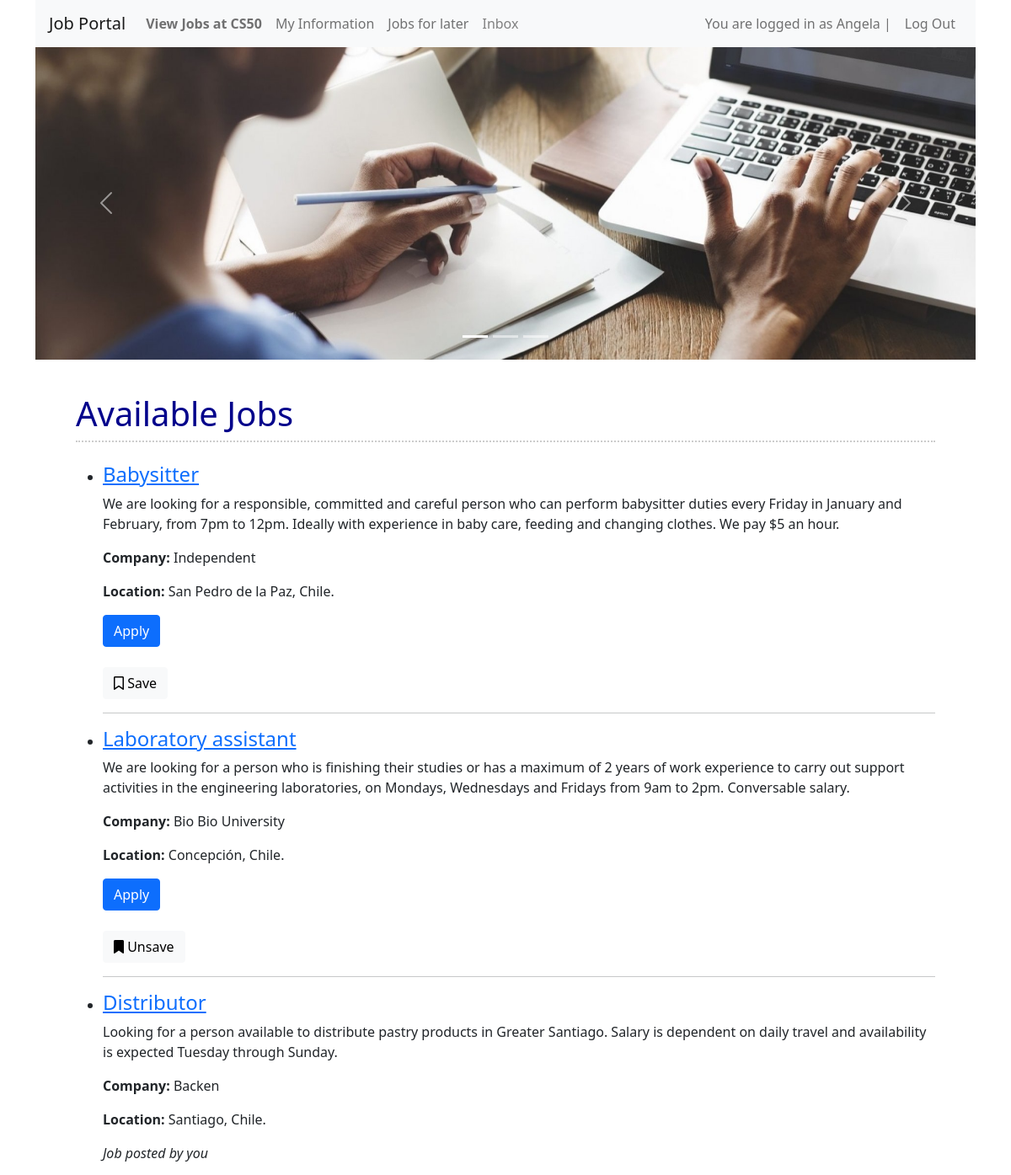
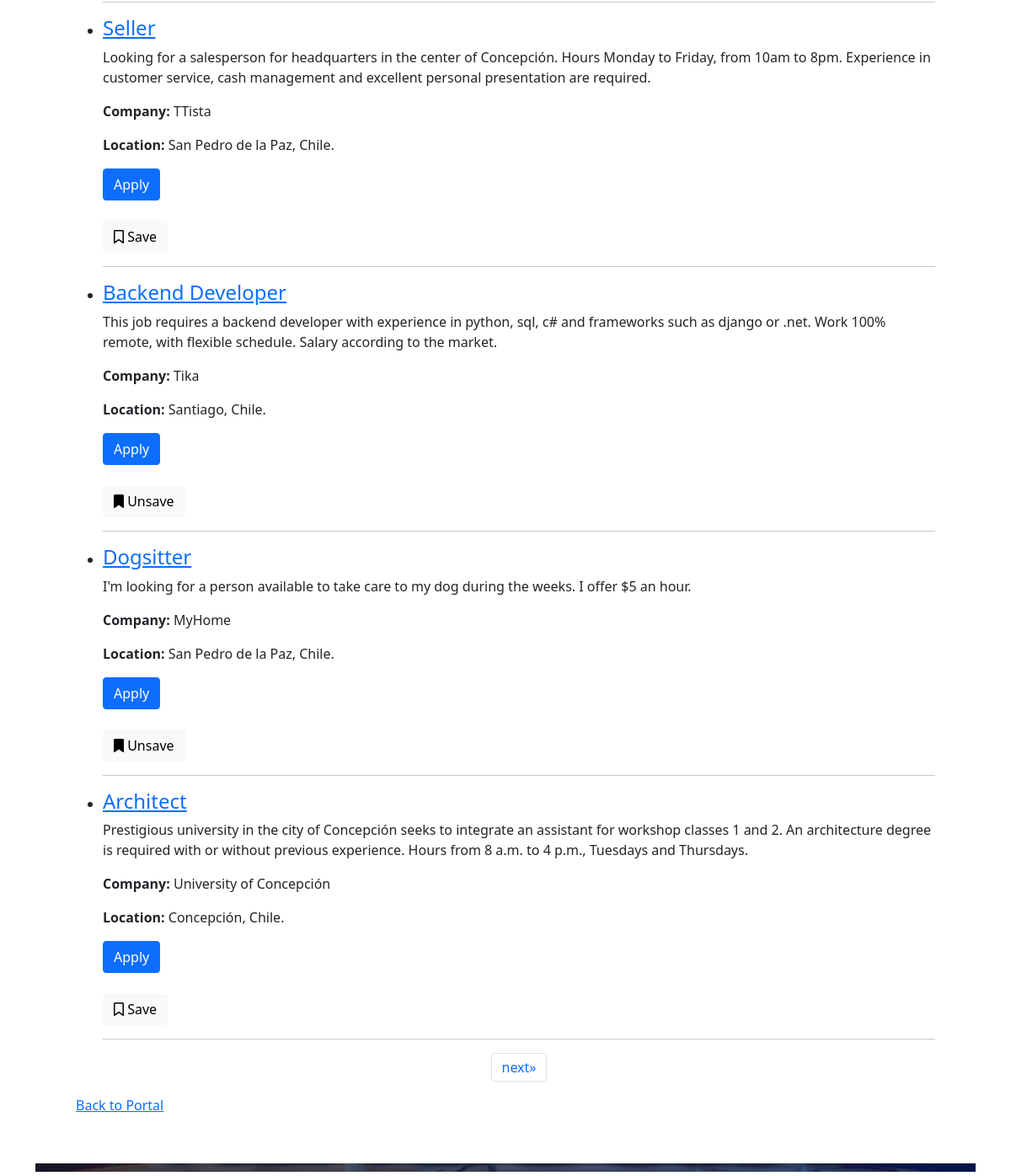
/search_jobs (signed in), run on the app's committed database (2 pictures, top to bottom).
### joboffers/models.py (models this page shows, shortened)
class User(AbstractUser):
    pass

class Offer_job(models.Model):
    STATUS_CHOICES = [
        ('available', 'Available'),
        ('filled', 'Filled'),
    ]
    title = models.CharField(max_length=1000, default="")
    company_name = models.CharField(max_length=1000, default="Reserved")
    company_data = models.CharField(max_length=1000, default="")
    job_description = models.CharField(max_length=1000, default="")
    category = models.CharField(max_length=140, default="")
    location =models.CharField(max_length=1000, default="")
    status = models.CharField(max_length=20, choices=STATUS_CHOICES, default='available')
    saved_by = models.ManyToManyField(User, related_name='saved_jobs', blank=True)
    created_by = models.ForeignKey(User, on_delete=models.CASCADE, related_name='created_jobs', null=True, blank=True)
    posted_by = models.ForeignKey(User, on_delete=models.CASCADE, related_name='posted_jobs', null=True, blank=True)

### joboffers/views.py (the view)
# urls.py: path("search_jobs", views.search_jobs, name="search_jobs"),
@login_required
def search_jobs(request):
    jobs = Offer_job.objects.filter(status='available').order_by('id').reverse()
    user_applied_jobs = Application.objects.filter(user=request.user).values('job')
    applied_jobs = jobs.exclude(id__in=user_applied_jobs)
    paginator = Paginator(applied_jobs, 7)  # Show 7 jobs per page
    page = request.GET.get('page')
    try:
        jobs_page = paginator.page(page)
    except PageNotAnInteger:
        jobs_page = paginator.page(1)
    except EmptyPage:
        jobs_page = paginator.page(paginator.num_pages)
    return render(request, 'joboffers/search_jobs.html', {
        'jobs': jobs_page,
    })
    return render(request, 'joboffers/search_jobs.html', {
        'jobs': applied_jobs,
    })

### joboffers/templates/joboffers/search_jobs.html (shortened to what this page needs)
{% extends "joboffers/layout.html" %}
{% block body %}
    <div class="my-3 mx-5" style="align-items: center;">
        {% if user.is_authenticated %}
            <h1>Available Jobs</h1>
            <div style="border-top: 2px dotted #ccc"></div><br>
            {% if jobs %}
                <ul>
                {% for job in jobs %}
                    <div>
                        <li>
                            {% if job in applied_jobs %}
                                <p>You have already applied for this job.</p>
                            {% else %}
                                <h4><a href="{% url 'job_detail' job.id %}">{{ job.title }}</a></h4>
                                <p>{{ job.job_description }}</p>
                                <p><strong>Company:</strong> {{ job.company_name }}</p>
                                <p><strong>Location:</strong> {{ job.location }}</p>
                                {% if job.created_by != request.user %}
                                    <form action="{% url 'step1' job.id %}" method="post">
                                        <button type="submit" class="btn btn-primary">Apply</button>
                                    </form>
                                    <br>
                                    <button id="save-job-btn-{{ job.id }}" data-job-id="{{ job.id }}" class="btn btn-light">
                                        {% if request.user in job.saved_by.all %}
                                            <i class="fas fa-bookmark"></i> Unsave
                                        {% else %}
                                            <i class="far fa-bookmark"></i> Save
                                        {% endif %}
                                    </button>
                                {% endif %}
                                {% if job.created_by == request.user %}
                                    <p><i>Job posted by you</i></p>
                                {% endif %}
                            {% endif %}
                        </li>
                        <hr>
                    </div>
                {% endfor %}
                    <nav aria-label="Page navigation example">
                        <ul class="pagination d-flex justify-content-center">
                            {% if jobs.has_next %}
                                <li class="page-item"><a class="page-link" href="?page={{ jobs.next_page_number }}">next&raquo;</a></li>
                            {% endif %}
                    </nav>
                </div>
            {% else %}
                <p>No jobs available at the moment.</p>
                <hr>
            {% endif %}
        {% endif %}
        <a class="my-3 mx-5" href="{% url 'index' %}">Back to Portal</a>
    </div>
    <br>
{% endblock %}

### joboffers/templates/joboffers/layout.html (shortened to what this page needs)
{% load static %}
<!DOCTYPE html>
<html lang="en">
<head>
    <link rel="stylesheet" href="https://stackpath.bootstrapcdn.com/bootstrap/4.4.1/css/bootstrap.min.css">
    <link href="{% static 'joboffers/styles.css' %}" rel="stylesheet">
    <link rel="stylesheet" href="https://use.fontawesome.com/releases/v6.4.0/css/all.css">
    <link href="https://cdn.jsdelivr.net/npm/bootstrap@5.1.3/dist/css/bootstrap.min.css" rel="stylesheet">
</head>
<body>
    <div class="container">
            <nav class="navbar navbar-expand-lg navbar-light bg-light">
            <a class="navbar-brand" href="{% url 'index' %}">Job Portal</a>
            <div class="collapse navbar-collapse" id="navbarNav">
                <ul class="navbar-nav mr-auto">
                    {% if user.is_authenticated %}
                        <li class="nav-item">
                            <a class="nav-link" href="{% url 'search_jobs' %}"><strong>View Jobs at CS50</strong></a>
                        </li>
                        <li class="nav-item">
                            <a class="nav-link" href="{% url 'profile' %}">My Information</a>
                        </li>
                        <li class="nav-item">
                            <a class="nav-link" href="{% url 'saved_jobs' %}">Jobs for later</a>
                        </li>
                        <li class="nav-item">
                            {% if unread_messages %}
                                <a class="nav-link" href="{% url 'inbox' %}" style="color: red;">Inbox</a>
                            {% else %}
                                <a class="nav-link" href="{% url 'inbox' %}" style="color: grey;">Inbox</a>
                            {% endif %}
                        </li>
                </ul>
                <div class="navbar-nav ml-auto">
                    <span class="nav-item nav-link">
                        You are logged in as {{ user.username }} |
                    </span>
                    <a class="nav-item nav-link" href="{% url 'logout_view' %}">
                        Log Out
                    </a>
                </div>
                    {% endif %}
            </div>
        </nav>
        <div id="carouselExampleCaptions" class="carousel slide" data-bs-ride="carousel">
            <div class="carousel-indicators">
            <button type="button" data-bs-target="#carouselExampleCaptions" data-bs-slide-to="0" class="active" aria-current="true" aria-label="Slide 1"></button>
            <button type="button" data-bs-target="#carouselExampleCaptions" data-bs-slide-to="1" aria-label="Slide 2"></button>
            <button type="button" data-bs-target="#carouselExampleCaptions" data-bs-slide-to="2" aria-label="Slide 3"></button>
            </div>
            <div class="carousel-inner">
                {% if user.is_authenticated %}
                    <div class="carousel-item active">
                        <img src="{% static 'joboffers/JobSearch2.jpg' %}" class="d-block w-100" alt="firstslide" style="max-height: 400px;">
                        <div class="carousel-caption d-none d-md-block">
                        </div>
                    </div>
                {% endif %}
            </div>
            <button class="carousel-control-prev" type="button" data-bs-target="#carouselExampleCaptions" data-bs-slide="prev">
            <span class="carousel-control-prev-icon" aria-hidden="true"></span>
            </button>
            <button class="carousel-control-next" type="button" data-bs-target="#carouselExampleCaptions" data-bs-slide="next">
            <span class="carousel-control-next-icon" aria-hidden="true"></span>
            </button>
        </div>
        <br>
        <div class="body">
            {% block body %}
            {% endblock %}
        </div>
</body>
<footer>
    <br>
    <div class="container">
        <div class="text-center">
            <img src="{% static 'joboffers/footer3.png' %}" class="img-fluid" alt="footerpic" style="max-height: 10px;">
        </div>
    </div>
</footer>
</html>

### joboffers/static/joboffers/styles.css (style rules this page uses)
body { background-color: #fff; color: #000; font-family: 'Arial', sans-serif; }
h1, h2, h3, h4, h5, h6 { color: darkblue; }
footer img { width: 100%; }
footer { max-width: none; }

### data on the page
User: username "Angela"
Offer_job: title "Babysitter", job_description "We are looking for a responsible, committed and careful person who can perform babysitter duties every Friday in January and February, from 7pm to 12pm. Ideally with experience in baby care, feeding and changing clothes. We pay $5 an hour.", company_name "Independent", location "San Pedro de la Paz, Chile.", shows "Save"
Offer_job: title "Laboratory assistant", job_description "We are looking for a person who is finishing their studies or has a maximum of 2 years of work experience to carry out support activities in the engineering laboratories, on Mondays, Wednesdays and Fridays from 9am to 2pm. Conversable salary.", company_name "Bio Bio University", location "Concepción, Chile.", shows "Unsave"
Offer_job: title "Distributor", job_description "Looking for a person available to distribute pastry products in Greater Santiago. Salary is dependent on daily travel and availability is expected Tuesday through Sunday.", company_name "Backen", location "Santiago, Chile.", shows "Job posted by you"
Offer_job: title "Seller", job_description "Looking for a salesperson for headquarters in the center of Concepción. Hours Monday to Friday, from 10am to 8pm. Experience in customer service, cash management and excellent personal presentation are required.", company_name "TTista", location "San Pedro de la Paz, Chile.", shows "Save"
Offer_job: title "Backend Developer", job_description "This job requires a backend developer with experience in python, sql, c# and frameworks such as django or .net. Work 100% remote, with flexible schedule. Salary according to the market.", company_name "Tika", location "Santiago, Chile.", shows "Unsave"
Offer_job: title "Dogsitter", job_description "I'm looking for a person available to take care to my dog during the weeks. I offer $5 an hour.", company_name "MyHome", location "San Pedro de la Paz, Chile.", shows "Unsave"
Offer_job: title "Architect", job_description "Prestigious university in the city of Concepción seeks to integrate an assistant for workshop classes 1 and 2. An architecture degree is required with or without previous experience. Hours from 8 a.m. to 4 p.m., Tuesdays and Thursdays.", company_name "University of Concepción", location "Concepción, Chile.", shows "Save"
